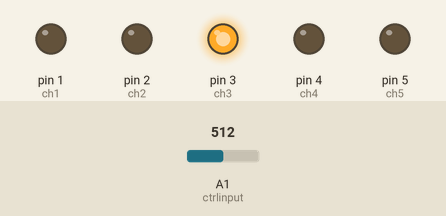
Simulated run of this sketch. Board: Arduino Uno, built with avr-gcc and run on an emulated ATmega328P. Parts: output pins drawn as LEDs (lit = HIGH). The test bench sets the inputs (shaded band); at power-on: A1 (ctrlinput) = 512.

Above: at 1.2 s.
1.3 s: A1 (ctrlinput) set to 532
2.8 s: A1 (ctrlinput) set to 566
At 3.6 s:
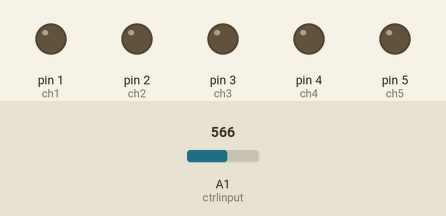
4.3 s: A1 (ctrlinput) set to 716
At 4.8 s:
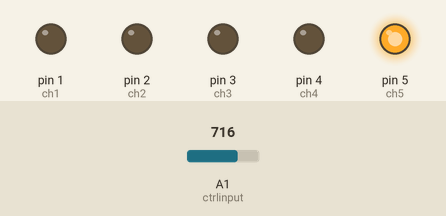
5.8 s: A1 (ctrlinput) set to 738
7.3 s: A1 (ctrlinput) set to 767
At 8.3 s:
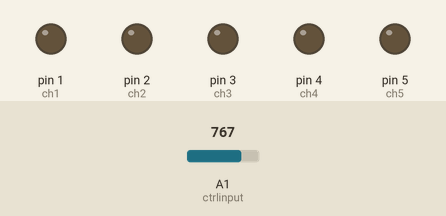
8.8 s: A1 (ctrlinput) set to 511
At 9.4 s:
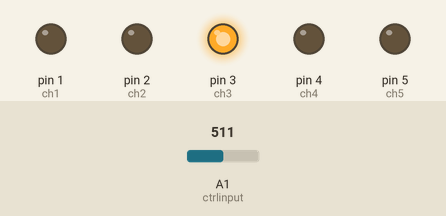
Timing chart, 0 to 11.3 s (numbered marks = the images above; inputs shaded):
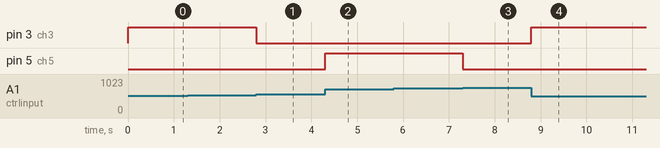

The sketch:

Arduino_Valve_control_UBD.ino
```cpp
int ctrlinput = A1;
int ch1 = 1;      // select the pin for the LED
int ch2 = 2;
int ch3 = 3;      // select the pin for the LED
int ch4 = 4;
int ch5 = 5;      // select the pin for the LED


int ctrlV = 0;  // variable to store the value coming from the sensor
int mult=1024/5;

void setup() {
  // declare the ledPin as an OUTPUT:
  pinMode(ch1, OUTPUT);
  pinMode(ch2, OUTPUT);
  pinMode(ch3, OUTPUT);
  pinMode(ch4, OUTPUT);
  pinMode(ch5, OUTPUT);
}

void loop() {
  // read the value from the input control signal:
  ctrlV = analogRead(ctrlinput);

 if (ctrlV>0.8*mult && ctrlV<1.2*mult)
{
   digitalWrite(ch1, HIGH);
   digitalWrite(ch2, LOW);
   digitalWrite(ch3, LOW);
   digitalWrite(ch4, LOW);
   digitalWrite(ch5, LOW);
}
else if (ctrlV>1.8*mult && ctrlV<2.2*mult)
{
  digitalWrite(ch2, HIGH);
  digitalWrite(ch1, LOW);
  digitalWrite(ch3, LOW);
  digitalWrite(ch4, LOW);
  digitalWrite(ch5, LOW);
}
else if (ctrlV>2.3*mult && ctrlV<2.7*mult)
{
  digitalWrite(ch3, HIGH);
  digitalWrite(ch1, LOW);
  digitalWrite(ch2, LOW);
  digitalWrite(ch4, LOW);
  digitalWrite(ch5, LOW);
}
else if (ctrlV>2.8*mult && ctrlV<3.2*mult)
{
  digitalWrite(ch4, HIGH);
  digitalWrite(ch1, LOW);
  digitalWrite(ch2, LOW);
  digitalWrite(ch3, LOW);
  digitalWrite(ch5, LOW);
}
else if (ctrlV>3.3*mult && ctrlV<3.7*mult)
{
  digitalWrite(ch5, HIGH);
  digitalWrite(ch1, LOW);
  digitalWrite(ch2, LOW);
  digitalWrite(ch3, LOW);
  digitalWrite(ch4, LOW);
}
else
{
  digitalWrite(ch1, LOW);
  digitalWrite(ch2, LOW);
  digitalWrite(ch3, LOW);
  digitalWrite(ch4, LOW);
  digitalWrite(ch5, LOW);
}

}
```

Measured:
- the behaviour switches between 550 and 551 on A1 (ctrlinput) (found by bisection; images 0 and 1)
- the behaviour switches between 754 and 755 on A1 (ctrlinput) (found by bisection; images 2 and 3)
- after the input at 1.3 s, every drawn part: stays the same
- after the input at 2.8 s, pin 3 (ch3): HIGH → LOW at once
- after the input at 4.3 s, pin 5 (ch5): LOW → HIGH at once
- after the input at 5.8 s, every drawn part: stays the same
- after the input at 7.3 s, pin 5 (ch5): HIGH → LOW at once
- after the input at 8.8 s, pin 3 (ch3): LOW → HIGH at once
